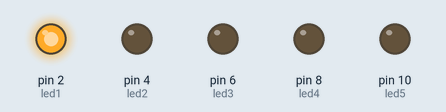
Simulated run of this sketch. Board: Arduino Uno, built with avr-gcc and run on an emulated ATmega328P. On the bench: output pins drawn as LEDs (lit = HIGH).

Above: at 0.5 s.
At 1.5 s:
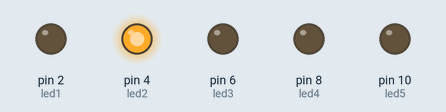
At 2.5 s:
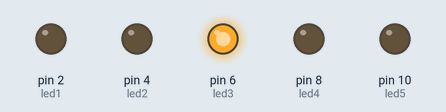
At 3.5 s:
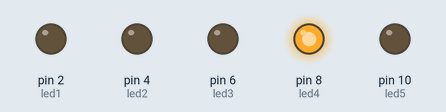
At 4.5 s:
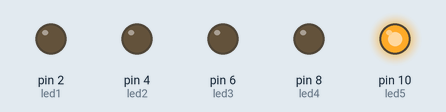
At 5.5 s:
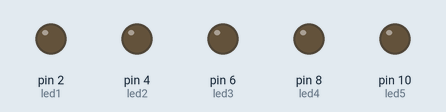
Timing chart, 0 to 7.8 s (numbered marks = the images above):
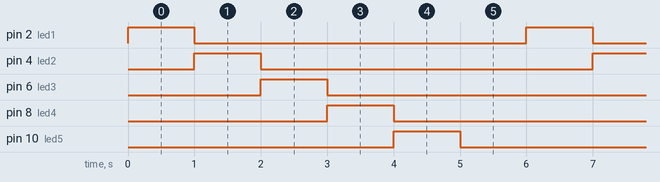

The sketch:

Act5RunningLED.ino
```cpp
int led1 = 2;
int led2 = 4;
int led3 = 6;
int led4 = 8;
int led5 = 10;
void setup() {
  // put your setup code here, to run once:
pinMode(led1, OUTPUT);
pinMode(led2, OUTPUT);
pinMode(led3, OUTPUT);
pinMode(led4, OUTPUT);
pinMode(led5, OUTPUT);
}

void loop() {
  // put your main code here, to run repeatedly:
digitalWrite(led1, HIGH);
delay(1000);
digitalWrite(led1, LOW);
digitalWrite(led2, HIGH);
delay(1000);
digitalWrite(led2, LOW);
digitalWrite(led3, HIGH);
delay(1000);
digitalWrite(led3, LOW);
digitalWrite(led4, HIGH);
delay(1000);
digitalWrite(led4, LOW);
digitalWrite(led5, HIGH);
delay(1000);
digitalWrite(led5, LOW);
delay(1000);

}
```

Measured:
- by itself, pin 2 (led1), pin 4 (led2), pin 6 (led3), pin 8 (led4), pin 10 (led5): alternates HIGH for 1.0 s and LOW for 5.0 s
- by itself, everything shown: repeats every 6.0 s, in 6 steps
